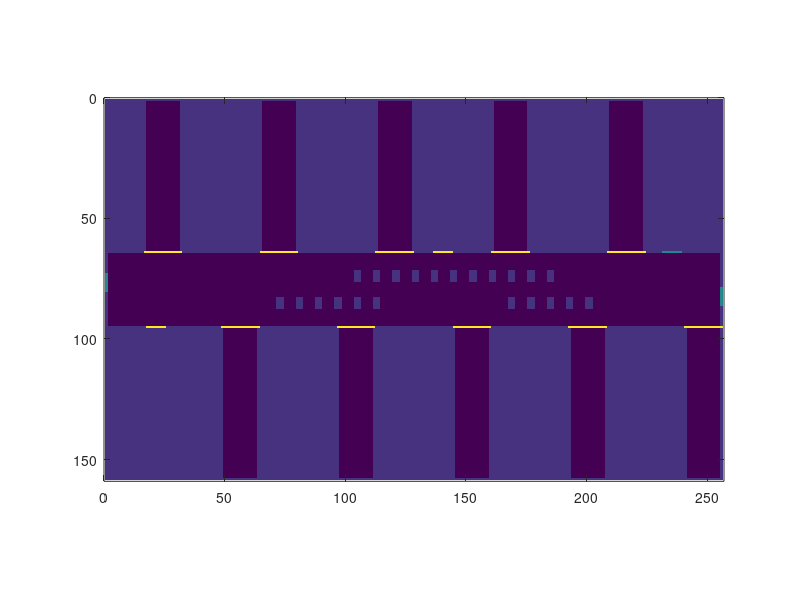

This chart was generated by the following MATLAB code: (Note: this script raises an error after producing the figure.)
clear; clc;

% Flagfield definitions (multiple boundaries)
FLUID           = 0;
NO_SLIP         = 1;
FREE_SLIP       = 2;
OUTFLOW         = 3;

MOVING_WALL     = 10;

INFLOW          = 30;
INFLOW_1        = 31;
INFLOW_2        = 32;
INFLOW_3        = 33;
INFLOW_4        = 34;
INFLOW_5        = 35;

PRESSURE_IN     = 50;
PRESSURE_IN_1   = 51;
PRESSURE_IN_2   = 52;
PRESSURE_IN_3   = 53;
PRESSURE_IN_4   = 54;
PRESSURE_IN_5   = 55;

PARALLEL_BOUNDARY = 7;

% Set these
x = 8;
max_flag = 55;

% Dimensions for the hall and the wings
% l=length (x), w=width (y), h=height (z), d=distance
hall_l = 32*x;
hall_w = 4*x;
hall_h = 1;  

wing_l = 2*x;
wing_w = 8*x;
wing_h = 1;
wing_d = 4*x;

% Canvas size
Nx = hall_l;
Ny = wing_w - 1 + hall_w - 1 + wing_w;
Nz = hall_h;

% Initialize the canvas (MI building)
MI = NO_SLIP * ones(Nx, Ny, Nz);

% Construct the main hall
Hall = NO_SLIP * ones(hall_l, hall_w, hall_h);
Hall(2:hall_l-1, 2:hall_w-1, :) = FLUID;

% Add the doors
% North door (main entrance)
x_pos = 1 + 2*x + 1; % East boundary + 2*x + start
y_pos = 1;
door_size = x;
Hall(x_pos:x_pos+door_size-1, y_pos, :) = INFLOW_1;

% East door (LRZ)
x_pos = 1;
y_pos = hall_w - 2*x; % hall width - 2*x
door_size = x;
Hall(x_pos, y_pos:y_pos+door_size-1, :) = OUTFLOW;

% Cantine door
x_pos = 1 + wing_l + 2*(wing_l + wing_d) + wing_l + x;
y_pos = hall_w;
door_size = x;
Hall(x_pos:x_pos+door_size-1, y_pos, :) = INFLOW_2;

% South door (side door, library)
x_pos = hall_l-3*x;
y_pos = hall_w;
door_size = x;
Hall(x_pos:x_pos+door_size-1, y_pos, :) = OUTFLOW;

% West door (back entrance)
x_pos = hall_l;
y_pos = 1 + x + 1;
door_size = x;
Hall(x_pos, y_pos:y_pos+door_size-1, :) = OUTFLOW;

% Add the tables (at least x=4 is required)
if (x>=4)
    table_l = x/4;
    table_w = x/2;
    table_d = x;
    
    % North-east set (Rechnerhalle)
    start_x = wing_l + wing_d + wing_l + x;
    end_x = start_x + table_l;
    start_y = 1 + x;
    end_y = start_y + table_w;
    Hall(start_x:end_x, start_y:end_y, :) = NO_SLIP;

    for i=1:5
        start_x = start_x + table_d;
        end_x = end_x + table_d;
        Hall(start_x:end_x, start_y:end_y, :) = NO_SLIP;
    end

    % North-west set (Tree)
    start_x = start_x + wing_l + wing_d;
    end_x = start_x + table_l;

    for i=1:5
        start_x = start_x + table_d;
        end_x = end_x + table_d;
        Hall(start_x:end_x, start_y:end_y, :) = NO_SLIP;
    end

    % South set (Cantine)
    start_x = 2*(wing_l + wing_d) + x;
    end_x = start_x + table_l;
    start_y = hall_w -1 -x - table_w + 1;
    end_y = start_y + table_w;
    Hall(start_x:end_x, start_y:end_y, :) = NO_SLIP;

    for i=1:10
        start_x = start_x + table_d;
        end_x = end_x + table_d;
        Hall(start_x:end_x, start_y:end_y, :) = NO_SLIP;
    end
end

% Put the main hall in place
MI(: , wing_w:wing_w+hall_w-1, : ) = Hall;

% Construct a north wing
WingN = NO_SLIP * ones(wing_l, wing_w, wing_h);
WingN(2:wing_l-1, 2:wing_w-1, :) = FLUID;
% WingN(2:wing_l-1, wing_w, :) = FLUID;
WingN(1:wing_l, wing_w, :) = PARALLEL_BOUNDARY;

% Put the north wings in place
xpos = wing_l + wing_d + 1; % one wing + distance + east boundary
ypos = 1;
MI(xpos:xpos+wing_l-1, ypos:ypos+wing_w-1, :) = WingN; 

for i=2:5
    xpos = xpos + wing_l + wing_d;
    MI(xpos:xpos+wing_l-1, ypos:ypos+wing_w-1, :) = WingN; 
end

% Construct a south wing
WingS = NO_SLIP * ones(wing_l, wing_w, wing_h);
WingS(2:wing_l-1, 2:wing_w-1, :) = FLUID;
% WingS(2:wing_l-1, 1, :) = FLUID; 
WingS(1:wing_l, 1, :) = PARALLEL_BOUNDARY; 

% Put the south wings in place
xpos = wing_l + 1; % one wing + east boundary
ypos = wing_w -1 + hall_w;
MI(xpos:xpos+wing_l-1, ypos:ypos+wing_w-1, :) = WingS; 

for i=2:5
    xpos = xpos + wing_l + wing_d;
    MI(xpos:xpos+wing_l-1, ypos:ypos+wing_w-1, :) = WingS; 
end

% Visualize the domain
image(rot90(10*MI(:,:,1)));
axis equal
xlim([0 Nx + 1]) % x for the graph only
ylim([0 Ny + 1]) % y for the graph only

% Write pgm files
% Main Hall
n_cpus = 4; % Number of partitions-cpus for the main hall
hall_part_l = hall_l / n_cpus;
if (mod(hall_l, n_cpus) ~= 0)
    printf('Careful! Hall not divisible by number of cpus!')
end
x_start = 1;
x_end = hall_part_l;
y_start = wing_w;
y_end = y_start + hall_w -1;
part_0 = flipud(rot90([MI(x_start:x_end, y_start:y_end, :); PARALLEL_BOUNDARY*ones(1, hall_w, hall_h)]));
f_name = 'pgm/cpu_0.pgm';
f_id = fopen(f_name,'w');
fprintf(f_id, '%s\n', ['P3 ', num2str(size(part_0,2)), ' ', num2str(size(part_0,1)), ' ', num2str(max_flag)]);
fclose(f_id);
dlmwrite('pgm/cpu_0.pgm', part_0, '-append', 'delimiter', ' ')

file_id = 0;

for i=1:n_cpus-2
    file_id = file_id + 1;
    x_start = x_start + hall_part_l;
    x_end = x_end + hall_part_l;
    clear part_i
    part_i = flipud(rot90([PARALLEL_BOUNDARY*ones(1, hall_w, hall_h); MI(x_start:x_end, y_start:y_end, :); PARALLEL_BOUNDARY*ones(1, hall_w, hall_h)]));
    f_name = ['pgm/cpu_',num2str(file_id),'.pgm'];
    f_id = fopen(f_name,'w');
    fprintf(f_id, '%s\n', ['P3 ', num2str(size(part_i,2)), ' ', num2str(size(part_i,1)), ' ', num2str(max_flag)]);
    fclose(f_id);
    dlmwrite(f_name, part_i, '-append', 'delimiter', ' ')
end

file_id = file_id + 1;
x_start = x_start + hall_part_l;
x_end = x_end + hall_part_l;
part_n = flipud(rot90([PARALLEL_BOUNDARY*ones(1, hall_w, hall_h); MI(x_start:x_end, y_start:y_end, :)]));
f_name = ['pgm/cpu_',num2str(file_id),'.pgm'];
f_id = fopen(f_name,'w');
fprintf(f_id, '%s\n', ['P3 ', num2str(size(part_n,2)), ' ', num2str(size(part_n,1)), ' ', num2str(max_flag)]);
fclose(f_id);
dlmwrite(['pgm/cpu_',num2str(file_id),'.pgm'], part_n, '-append', 'delimiter', ' ')

% North wings
WingN(1, wing_w, :) = NO_SLIP;
WingN(2:wing_l-1, wing_w, :) = FLUID;
WingN(wing_l, wing_w, :) = NO_SLIP;
WingN_par = flipud(rot90([WingN PARALLEL_BOUNDARY * ones(wing_l, 1, wing_h)]));
file_id = file_id + 1;
f_name = ['pgm/cpu_',num2str(file_id),'.pgm'];
f_id = fopen(f_name,'w');
fprintf(f_id, '%s\n', ['P3 ', num2str(size(WingN_par,2)), ' ', num2str(size(WingN_par,1)), ' ', num2str(max_flag)]);
fclose(f_id);
dlmwrite(f_name, WingN_par, '-append', 'delimiter', ' ')

file_id = file_id + 1;
f_name = ['pgm/cpu_',num2str(file_id),'.pgm'];
f_id = fopen(f_name,'w');
fprintf(f_id, '%s\n', ['P3 ', num2str(size(WingN_par,2)), ' ', num2str(size(WingN_par,1)), ' ', num2str(max_flag)]);
fclose(f_id);
dlmwrite(f_name, WingN_par, '-append', 'delimiter', ' ')

file_id = file_id + 1;
f_name = ['pgm/cpu_',num2str(file_id),'.pgm'];
f_id = fopen(f_name,'w');
fprintf(f_id, '%s\n', ['P3 ', num2str(size(WingN_par,2)), ' ', num2str(size(WingN_par,1)), ' ', num2str(max_flag)]);
fclose(f_id);
dlmwrite(f_name, WingN_par, '-append', 'delimiter', ' ')

file_id = file_id + 1;
f_name = ['pgm/cpu_',num2str(file_id),'.pgm'];
f_id = fopen(f_name,'w');
fprintf(f_id, '%s\n', ['P3 ', num2str(size(WingN_par,2)), ' ', num2str(size(WingN_par,1)), ' ', num2str(max_flag)]);
fclose(f_id);
dlmwrite(f_name, WingN_par, '-append', 'delimiter', ' ')

file_id = file_id + 1;
f_name = ['pgm/cpu_',num2str(file_id),'.pgm'];
f_id = fopen(f_name,'w');
fprintf(f_id, '%s\n', ['P3 ', num2str(size(WingN_par,2)), ' ', num2str(size(WingN_par,1)), ' ', num2str(max_flag)]);
fclose(f_id);
dlmwrite(f_name, WingN_par, '-append', 'delimiter', ' ')

% South wings
WingS(1, 1, :) = NO_SLIP;
WingS(2:wing_l-1, 1, :) = FLUID; 
WingS(wing_l, 1, :) = NO_SLIP;
WingS_par = flipud(rot90([PARALLEL_BOUNDARY * ones(wing_l, 1, wing_h) WingS]));
file_id = file_id + 1;
f_name = ['pgm/cpu_',num2str(file_id),'.pgm'];
f_id = fopen(f_name,'w');
fprintf(f_id, '%s\n', ['P3 ', num2str(size(WingS_par,2)), ' ', num2str(size(WingS_par,1)), ' ', num2str(max_flag)]);
fclose(f_id);
dlmwrite(f_name,  WingS_par, '-append', 'delimiter', ' ')

file_id = file_id + 1;
f_name = ['pgm/cpu_',num2str(file_id),'.pgm'];
f_id = fopen(f_name,'w');
fprintf(f_id, '%s\n', ['P3 ', num2str(size(WingS_par,2)), ' ', num2str(size(WingS_par,1)), ' ', num2str(max_flag)]);
fclose(f_id);
dlmwrite(f_name, WingS_par, '-append', 'delimiter', ' ')

file_id = file_id + 1;
f_name = ['pgm/cpu_',num2str(file_id),'.pgm'];
f_id = fopen(f_name,'w');
fprintf(f_id, '%s\n', ['P3 ', num2str(size(WingS_par,2)), ' ', num2str(size(WingS_par,1)), ' ', num2str(max_flag)]);
fclose(f_id);
dlmwrite(f_name, WingS_par, '-append', 'delimiter', ' ')

file_id = file_id + 1;
f_name = ['pgm/cpu_',num2str(file_id),'.pgm'];
f_id = fopen(f_name,'w');
fprintf(f_id, '%s\n', ['P3 ', num2str(size(WingS_par,2)), ' ', num2str(size(WingS_par,1)), ' ', num2str(max_flag)]);
fclose(f_id);
dlmwrite(f_name, WingS_par, '-append', 'delimiter', ' ')

file_id = file_id + 1;
f_name = ['pgm/cpu_',num2str(file_id),'.pgm'];
f_id = fopen(f_name,'w');
fprintf(f_id, '%s\n', ['P3 ', num2str(size(WingS_par,2)), ' ', num2str(size(WingS_par,1)), ' ', num2str(max_flag)]);
fclose(f_id);
dlmwrite(f_name, WingS_par, '-append', 'delimiter', ' ')

